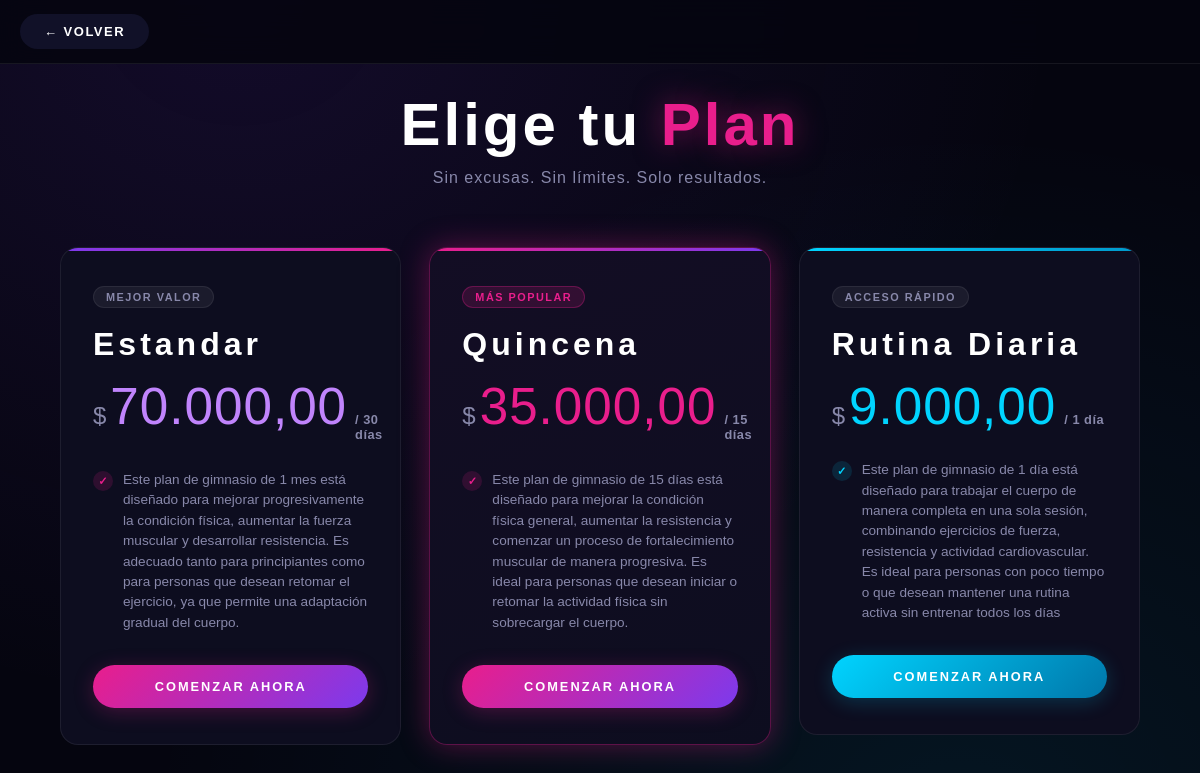
The page /planes/ on the database its author committed.
### gimnasio/models.py (models this page shows, shortened)
class Plan(models.Model):
    id_plan = models.AutoField(primary_key=True)
    nombre_plan = models.CharField(max_length=100)
    precio = models.DecimalField(max_digits=10, decimal_places=2)
    duracion_dias = models.IntegerField()
    descripcion = models.TextField()

### gimnasio/views.py (the view)
# urls.py: path('planes/', views.planes, name='planes'),
def planes(request):
    mostrar_todos_planes= Plan.objects.all()
    return render(request, 'gimnasio/planes.html',{'planes':mostrar_todos_planes})

### templates/gimnasio/planes.html (shortened to what this page needs)
{% load static %}
<!DOCTYPE html>
<html lang="es">
<head>
    <link rel="stylesheet" href="{% static 'css/styleLogin.css' %}">
</head>
<body>
    <header class="topbar">
    <a href="{% url 'inicio' %}" class="volver">← Volver</a>
  </header>
    <section class="planes-section" id="planes">
    <div class="planes-header">
        <h2 class="planes-title">Elige tu <span>Plan</span></h2>
        <p class="planes-subtitle">Sin excusas. Sin límites. Solo resultados.</p>
    </div>
    <div class="planes-grid">
   {% for plan in planes %}
        <div class="plan-card
            {% if plan.duracion_dias == 1 %}card-dia
            {% elif plan.duracion_dias <= 15 %}card-quincena featured
            {% else %}card-mensual{% endif %}">
            <div class="plan-badge
                {% if plan.duracion_dias <= 15 and plan.duracion_dias > 1 %}popular{% endif %}">
                {% if plan.duracion_dias == 1 %}Acceso Rápido
                {% elif plan.duracion_dias <= 15 %}Más Popular
                {% else %}Mejor Valor{% endif %}
            </div>
            <h3 class="plan-name">{{ plan.nombre_plan }}</h3>
            <div class="plan-price">
                <span class="price-currency">$</span>
                <span class="price-amount">{{ plan.precio }}</span>
                <span class="price-period">/ {{ plan.duracion_dias }} día{% if plan.duracion_dias > 1 %}s{% endif %}</span>
            </div>
            <ul class="plan-features">
                <li>
                    <span class="check">✓</span>
                    {{ plan.descripcion }}
                </li>
            </ul>
            <a href="{% url 'comprar_plan' id_plan=plan.id_plan %}" class="btn-plan">
                COMENZAR AHORA
            </a>
        </div>
        {% empty %}
            <p>No hay planes disponibles por el momento.</p>
        {% endfor %}
    </div>
</body>
</html>

### rows shown on the page
Plan: shows "MEJOR VALOR", nombre_plan "Estandar", precio "70.000,00", duracion_dias "30", descripcion "Este plan de gimnasio de 1 mes está diseñado para mejorar progresivamente la condición física, aumentar la fuerza muscular y desarrollar resistencia. Es adecuado tanto para principiantes como para personas que desean retomar el ejercicio, ya que permite una adaptación gradual del cuerpo."
Plan: shows "MÁS POPULAR", nombre_plan "Quincena", precio "35.000,00", duracion_dias "15", descripcion "Este plan de gimnasio de 15 días está diseñado para mejorar la condición física general, aumentar la resistencia y comenzar un proceso de fortalecimiento muscular de manera progresiva. Es ideal para personas que desean iniciar o retomar la actividad física sin sobrecargar el cuerpo."
Plan: shows "ACCESO RÁPIDO", nombre_plan "Rutina Diaria", precio "9.000,00", duracion_dias "1", descripcion "Este plan de gimnasio de 1 día está diseñado para trabajar el cuerpo de manera completa en una sola sesión, combinando ejercicios de fuerza, resistencia y actividad cardiovascular. Es ideal para personas con poco tiempo o que desean mantener una rutina activa sin entrenar todos los días"
